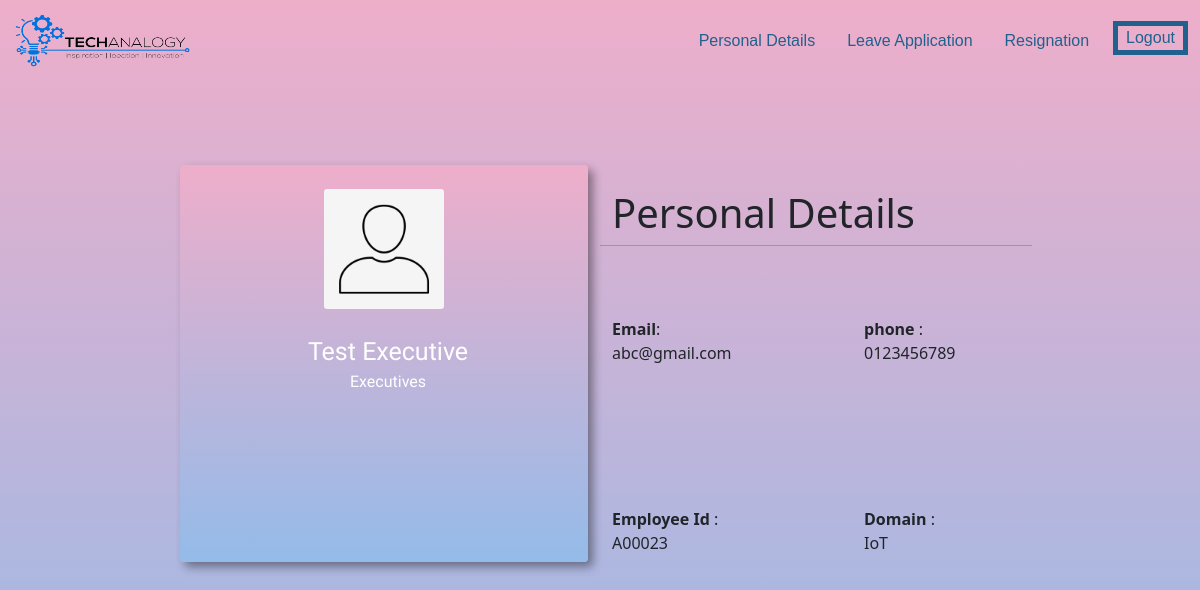
Screenshot of /dashboard/personal (signed in) with the database file from the repository.
### Employee/models.py (models this page shows, shortened)
class Employee(models.Model):
    user = models.OneToOneField(User, on_delete=models.CASCADE)
    title = models.CharField(choices=Title, max_length=3, null=False, blank=False)
    gender = models.CharField(choices=Gender, max_length=6, null=False, blank=False)
    firstname = models.CharField('Firstname', max_length=125, null=False, blank=False)
    lastname = models.CharField('Lastname', max_length=125, null=False, blank=False)
    image = models.ImageField(default='default.jpg', upload_to='profile_pics')
    department = models.ManyToManyField(Department, verbose_name='Department')
    role = models.ManyToManyField(Role, verbose_name='Role')
    phoneNumberRegex = RegexValidator(regex = r"^\+?1?\d{8,15}$")
    phoneNumber = models.CharField(validators = [phoneNumberRegex], max_length = 16, unique = True, default='0123456789')
    email = models.EmailField(max_length=124, default='abc@gmail.com')
    startdate = models.DateField('Employment Date', help_text='date of employment', blank=False, null=True)
    employeetype = models.CharField(choices=Employment_Type, max_length=15, blank=False, null=True)
    employeeid = models.CharField('Employee ID Number', max_length=10, null=True, blank=True)
    created = models.DateTimeField(verbose_name='Created', auto_now_add=True, null=True)
    updated = models.DateTimeField(verbose_name='Updated', auto_now=True, null=True)
    def get_role(self):
        r=''
        for role in self.role.all():
            r=r+role.role_name
        return r
    def get_department(self):
        r=''
        for department in self.department.all():
            r=r+department.department_name
        return r
    def get_name(self):
        first_name=self.firstname
        last_name=self.lastname
        if not first_name:
            return last_name
        elif not last_name:
            return first_name
        else:
            full_name=first_name+' '+last_name
            return full_name

class Role(models.Model):
    role_name = models.CharField(max_length=125, blank=True)
    description = models.CharField(max_length=125, null=True, blank=True)

class Department(models.Model):
    department_name = models.CharField(max_length=125, blank=True)
    description = models.CharField(max_length=125, null=True, blank=True)

### Dashboard/views.py (the view)
# urls.py: path('personal', views.Personal, name='Personal'),
@login_required
def Personal(request):
    employees = Employee.objects.all()
    context = {
        'employees': employees
    }
    return render(request, 'Dashboard/Personal.html', context)

### templates/Dashboard/Personal.html (shortened to what this page needs)
{%  extends "Dashboard/Navbar.html" %}
{% block Style %}
<link rel="stylesheet" type="text/css" href="/static/Css/personal.css">
<link rel="stylesheet" href="https://use.fontawesome.com/releases/v5.8.2/css/all.css">
{% endblock %}
{% block content %}
{% for i in employees %}
{% if i.user == user %}
<body>
<div class="personal">
	<div class="container-fluid register">
        <div class="row ">
            <div class="col-md-6">
                <div class="card " >
                    <div class="row align-items-center">
                         <div class="col-md-4 ms-7">
                             <br>
                            <img class="card-img" src="{{i.image.url}}" alt="Card image cap" >
                        </div>
                    </div>
                    <div class="row">
                         <div class="col-md ms-2">
                             <br>
                             <div class="name" style="color:white;font-size:25px;font-family: 'Mochiy Pop P One', sans-serif; text-align:center;">
                                 {{i.get_name}}
                             </div>
                             <div class="name" style="color:white;font-family: 'Mochiy Pop P One', sans-serif; text-align:center;">
                                 {{i.get_role}}
                             </div>
                             <div>                             <br><br><br><br><br><br><br>
                             </div>
                        </div>
                    </div>
                </div>
            </div>
            <div class="col-md-6">
                <br>
                <div class="left">
                <div class="row ">
                    <h1>Personal Details</h1>
                    <hr>
                    <br><br><br>
                    <div class="col-md-6 ">
                        <div class="text"><strong>Email</strong>:<br>{{i.email}}
                        </div>
                    </div>
                    <div class="col-md-6 ps-5">
                        <div class="font-weight-bold"><strong>phone </strong>:<br>
                            {{i.phoneNumber}}
                        </div>
                    </div>
                </div>
                <br><br><br><br>
                 <div class="row ">
                    <div class="col-md-6 ">
                        <br>
                        <div class="font-weight-bold"><strong>Employee Id </strong>:<br>{{i.employeeid}}
                        </div>
                    </div>
                    <div class="col-md-6 ps-5"><br>
                        <div class="font-weight-bold"><strong>Domain </strong> :<br>
                            {{i.get_department}}
                        </div>
                    </div>
                </div>
            </div>
            </div>
            </div>
        </div>
	</div>
</body>
{% endif %}
{% endfor %}
{% endblock content %}

### static/Css/personal.css (style rules this page uses)
body { background-color: #d3d3d3; background-image: linear-gradient( #eeaeca, #94bbe9); }
.personal .container-fluid { padding-left:3%; padding-right:5%; padding-bottom:5%; padding-top:5%; }
.card { background:linear-gradient( #eeaeca, #94bbe9) !important; margin-left:0%; padding-left:0%; margin-right:0%; padding-right:0%; box-shadow: 5px 5px 10px rgba(0,0,0,.4); border:0px }
@media (min-width: 770px) { .personal .container-fluid { padding-left:10%; padding-right:10%; padding-top:10%; padding-bottom:10% } }
@media (min-width: 1200px) { .personal .container-fluid { padding-left:15%; padding-right:15%; padding-top:2%; padding-bottom:1% } }
@media (min-width: 1200px) { .left .col-md-6 { padding-bottom:5%; } }

### rows the page displays
Employee: image (placeholder picture), get_name "Test Executive", get_role "Executives", email "abc@gmail.com", phoneNumber "0123456789", employeeid "A00023", get_department "IoT"
